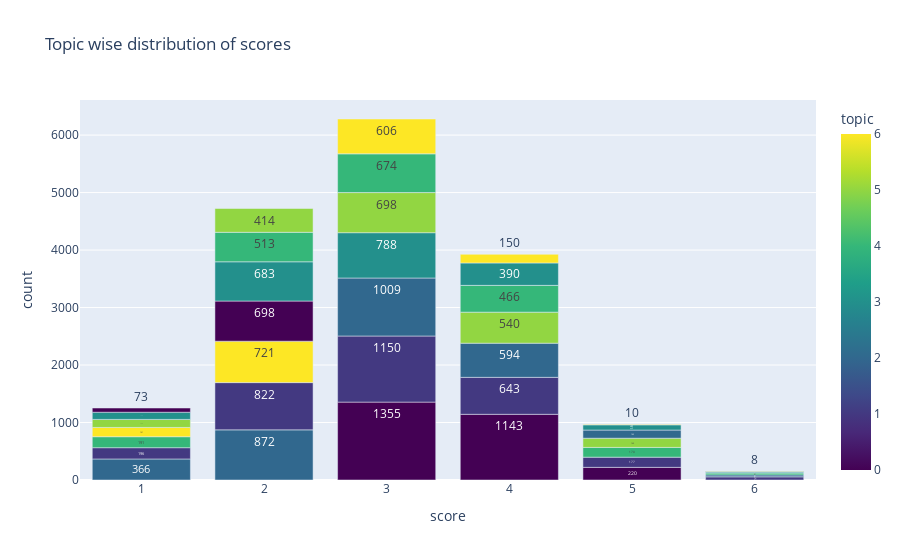

The notebook cell saved with this chart:
### Code cell
px.bar(
    distribution_df,
    x="score",
    y="count",
    color="topic",
    text_auto=True,
    text="count",
    color_continuous_scale="Viridis",
    title="Topic wise distribution of scores"
)

### Figure 1 — Plotly figure (JSON) as saved in the notebook; plotly's stock layout.template omitted (floating-point values rounded to 4 significant figures)
{"data": [{"alignmentgroup": "True", "hovertemplate": "score=%{x}<br>count=%{text}<br>topic=%{marker.color}<extra></extra>", "legendgroup": "", "marker": {"color": [0, 1, 0, 2, 2, 1, 3, 6, 0, 5, 3, 4, 1, 6, 2, 5, 4, 4, 5, 3, 2, 0, 1, 4, 1, 4, 6, 5, 6, 2, 5, 3, 3, 0, 1, 2, 4, 3, 0, 6, 5], "coloraxis": "coloraxis", "pattern": {"shape": ""}}, "name": "", "offsetgroup": "", "orientation": "v", "showlegend": false, "text": [1355, 1150, 1143, 1009, 872, 822, 788, 721, 698, 698, 683, 674, 643, 606, 594, 540, 513, 466, 414, 390, 366, 220, 196, 191, 177, 170, 161, 160, 150, 142, 140, 125, 91, 73, 55, 34, 32, 17, 10, 10, 8], "textposition": "auto", "texttemplate": "%{y}", "type": "bar", "x": [3, 3, 4, 3, 2, 2, 3, 2, 2, 3, 2, 3, 4, 3, 4, 4, 2, 4, 2, 4, 1, 5, 1, 1, 5, 5, 1, 5, 4, 5, 1, 1, 5, 1, 6, 6, 6, 6, 6, 5, 6], "xaxis": "x", "y": [1355, 1150, 1143, 1009, 872, 822, 788, 721, 698, 698, 683, 674, 643, 606, 594, 540, 513, 466, 414, 390, 366, 220, 196, 191, 177, 170, 161, 160, 150, 142, 140, 125, 91, 73, 55, 34, 32, 17, 10, 10, 8], "yaxis": "y"}], "layout": {"barmode": "relative", "coloraxis": {"colorbar": {"title": {"text": "topic"}}, "colorscale": [[0, "#440154"], [0.1111, "#482878"], [0.2222, "#3e4989"], [0.3333, "#31688e"], [0.4444, "#26828e"], [0.5556, "#1f9e89"], [0.6667, "#35b779"], [0.7778, "#6ece58"], [0.8889, "#b5de2b"], [1, "#fde725"]]}, "legend": {"tracegroupgap": 0}, "title": {"text": "Topic wise distribution of scores"}, "xaxis": {"anchor": "y", "domain": [0, 1], "title": {"text": "score"}}, "yaxis": {"anchor": "x", "domain": [0, 1], "title": {"text": "count"}}}}
